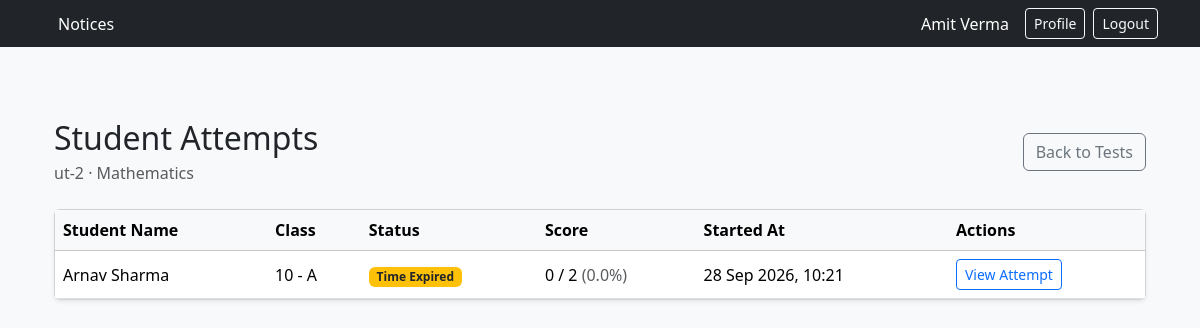
The app's page /exam/tests/6/attempts/ (signed in) with its own data.
### accounts/models.py (models this page shows, shortened)
class User(AbstractUser):
    class Role(models.TextChoices):
        TEACHER = "TEACHER", "Teacher"
        STUDENT = "STUDENT", "Student"
        PARENT = "PARENT", "Parent"
    role = models.CharField(
        max_length=10,
        choices=Role.choices,
        default=Role.STUDENT,
    )

class StudentProfile(models.Model):
    user = models.OneToOneField(
        User,
        on_delete=models.CASCADE,
        related_name="student_profile"
    )
    roll_number = models.CharField(max_length=50, unique=True)
    student_class = models.ForeignKey(
        "academics.Class",
        on_delete=models.SET_NULL,
        null=True,
        blank=True,
        related_name="students"
    )
    parent = models.ForeignKey(
        "ParentProfile",
        on_delete=models.SET_NULL,
        null=True,
        blank=True,
        related_name="students"
    )

### academics/models.py (models this page shows, shortened)
class Assessment(models.Model):
    class AssessmentType(models.TextChoices):
        TEST = "TEST", "Test"
        ASSIGNMENT = "ASSIGNMENT", "Assignment"
    class TimingMode(models.TextChoices):
        NONE = "NONE", "No Time Limit"
        ENTIRE_TEST = "ENTIRE_TEST", "Entire Test"
        PER_QUESTION = "PER_QUESTION", "Per Question"
    title = models.CharField(max_length=200)
    description = models.TextField(blank=True)
    teacher = models.ForeignKey(
        "accounts.TeacherProfile",
        on_delete=models.CASCADE,
        related_name="assessments"
    )
    student_class = models.ForeignKey(
        Class,
        on_delete=models.CASCADE,
        related_name="assessments"
    )
    subject = models.ForeignKey(
        Subject,
        on_delete=models.CASCADE,
        related_name="assessments"
    )
    assessment_type = models.CharField(
        max_length=20,
        choices=AssessmentType.choices
    )
    total_marks = models.PositiveIntegerField()
    is_published = models.BooleanField(default=False)
    timing_mode = models.CharField(
        max_length=20,
        choices=TimingMode.choices,
        default=TimingMode.NONE
    )
    duration_hours = models.PositiveIntegerField(
        default=0
    )
    duration_minutes = models.PositiveIntegerField(
        default=0
    )
    available_from = models.DateTimeField(
        null=True,
        blank=True
    )
    due_date = models.DateTimeField(
        null=True,
        blank=True
    )
    created_at = models.DateTimeField(
        auto_now_add=True
    )

class Subject(models.Model):
    name = models.CharField(max_length=100)
    code = models.CharField(max_length=20, unique=True)

class Class(models.Model):
    name = models.CharField(max_length=50)
    section = models.CharField(max_length=10)
    academic_year = models.CharField(max_length=20)
    def __str__(self):
        return f"{self.name} - {self.section}"

### exam_engine/models.py (models this page shows, shortened)
class AssessmentAttempt(models.Model):
    class Status(models.TextChoices):
        IN_PROGRESS = "IN_PROGRESS", "In Progress"
        SUBMITTED = "SUBMITTED", "Submitted"
        TIME_EXPIRED = "TIME_EXPIRED", "Time Expired"
        LOCKED = "LOCKED", "Locked"
        NEEDS_EVALUATION = "NEEDS_EVALUATION", "Needs Evaluation"
        EVALUATED = "EVALUATED", "Evaluated"
    assessment = models.ForeignKey(
        "academics.Assessment",
        on_delete=models.CASCADE,
        related_name="attempts"
    )
    student = models.ForeignKey(
        "accounts.StudentProfile",
        on_delete=models.CASCADE,
        related_name="assessment_attempts"
    )
    started_at = models.DateTimeField()
    expires_at = models.DateTimeField(
        null=True,
        blank=True
    )
    submitted_at = models.DateTimeField(
        null=True,
        blank=True
    )
    status = models.CharField(
        max_length=20,
        choices=Status.choices,
        default=Status.IN_PROGRESS
    )
    class Meta:
        constraints = [
            models.UniqueConstraint(
                fields=["assessment", "student"],
                name="unique_student_assessment_attempt"
            )
        ]
    @property
    def score(self):
        total = self.answers.aggregate(total=Sum("awarded_marks"))["total"]
        return total if total is not None else Decimal("0")
    @property
    def percentage(self):
        total_marks = self.assessment.total_marks
        if not total_marks:
            return Decimal("0")
        return (self.score / Decimal(str(total_marks))) * Decimal("100")

### exam_engine/views.py (the view)
@login_required
def teacher_attempts(request, assessment_id):
    if request.user.role != "TEACHER":
        return redirect("dashboard")
    teacher = request.user.teacher_profile
    assessment = Assessment.objects.filter(
        id=assessment_id,
        teacher=teacher
    ).select_related(
        "student_class",
        "subject"
    ).first()
    if not assessment:
        messages.error(
            request,
            "Assessment not found or you do not have permission to view it."
        )
        return redirect("test_management")
    attempts = list(
        AssessmentAttempt.objects.filter(
            assessment=assessment
        ).select_related(
            "student",
            "student__user"
        ).order_by(
            "-started_at"
        )
    )
    for attempt in attempts:
        attempt.display_score = attempt.score
        attempt.display_percentage = attempt.percentage
    return render(
        request,
        "exam_engine/teacher_attempts.html",
        {
            "assessment": assessment,
            "attempts": attempts,
        }
    )

### exam_engine/templates/exam_engine/teacher_attempts.html (shortened to what this page needs)
{% extends "accounts/base.html" %}
{% block content %}
<div class="container mt-4">
    <div class="d-flex flex-wrap justify-content-between align-items-center mb-4 gap-3">
        <div>
            <h2 class="mb-1">Student Attempts</h2>
            <p class="text-muted mb-0">{{ assessment.title }} · {{ assessment.subject.name }}</p>
        </div>
        <a href="{% url 'test_management' %}" class="btn btn-outline-secondary">Back to Tests</a>
    </div>
    <div class="card shadow-sm">
        <div class="table-responsive">
            <table class="table table-hover align-middle mb-0">
                <thead class="table-light">
                    <tr>
                        <th>Student Name</th>
                        <th>Class</th>
                        <th>Status</th>
                        <th>Score</th>
                        <th>Started At</th>
                        <th>Actions</th>
                    </tr>
                </thead>
                <tbody>
                    {% for attempt in attempts %}
                    <tr>
                        <td>{{ attempt.student.user.get_full_name|default:attempt.student.user.username }}</td>
                        <td>{{ assessment.student_class }}</td>
                        <td>
                            {% if attempt.status == "IN_PROGRESS" %}<span class="badge bg-primary">{{ attempt.get_status_display }}</span>
                            {% elif attempt.status == "TIME_EXPIRED" or attempt.status == "NEEDS_EVALUATION" %}<span class="badge bg-warning text-dark">{{ attempt.get_status_display }}</span>
                            {% else %}<span class="badge bg-success">{{ attempt.get_status_display }}</span>{% endif %}
                        </td>
                        <td>{{ attempt.display_score }} / {{ assessment.total_marks }} <span class="text-muted">({{ attempt.display_percentage|floatformat:1 }}%)</span></td>
                        <td>{{ attempt.started_at|date:"d M Y, H:i" }}</td>
                        <td><a href="{% url 'teacher_attempt_detail' assessment.id attempt.id %}" class="btn btn-sm btn-outline-primary">View Attempt</a></td>
                    </tr>
                    {% empty %}
                    <tr><td colspan="6" class="text-center text-muted py-5">No students have started this assessment yet.</td></tr>
                    {% endfor %}
                </tbody>
            </table>
        </div>
    </div>
</div>
{% endblock %}

### accounts/templates/accounts/base.html (shortened to what this page needs)
<!DOCTYPE html>
<html lang="en">
<head>
    <link
        href="https://cdn.jsdelivr.net/npm/bootstrap@5.3.3/dist/css/bootstrap.min.css"
        rel="stylesheet"
    >
</head>
<body class="bg-light">
    <nav class="navbar navbar-dark bg-dark">
        <div class="container">
            {% if user.is_authenticated %}
                <a
                href="{% url 'notices' %}"
                class="text-white text-decoration-none ms-3"
                >
                Notices
                </a>
            {% endif %}
            {% if user.is_authenticated %}
                <div class="d-flex align-items-center">
                    <span class="text-white me-3">
                        {{ user.get_full_name|default:user.username }}
                    </span>
                    <a
                      href="{% url 'profile' %}"
                    class="btn btn-outline-light btn-sm me-2"
                    >
                    Profile
                    </a>
                    <a
                    href="{% url 'logout' %}"
                    class="btn btn-outline-light btn-sm"
                    >
                    Logout
                    </a>
                </div>
            {% endif %}
        </div>
    </nav>
    <main class="container py-5">
        {% block content %}
        {% endblock %}
    </main>
</body>
</html>

### records on screen
User: get_full_name "Amit Verma"
Assessment: title "ut-2", subject.name "Mathematics", student_class "10 - A", total_marks "2"
AssessmentAttempt: student.user.get_full_name "Arnav Sharma", status "Time Expired", display_score "0", display_percentage "0.0", started_at "28 Sep 2026, 10:21"
